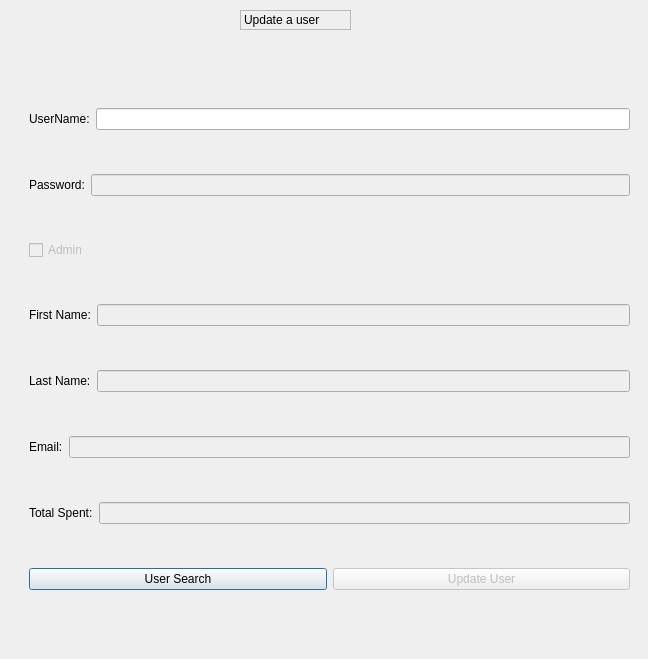
<?xml version="1.0" encoding="UTF-8"?>
<ui version="4.0">
 <class>updateUser</class>
 <widget class="QDialog" name="updateUser">
  <property name="geometry">
   <rect>
    <x>0</x>
    <y>0</y>
    <width>648</width>
    <height>659</height>
   </rect>
  </property>
  <property name="windowTitle">
   <string>Dialog</string>
  </property>
  <widget class="QLabel" name="userUpdateTitle">
   <property name="geometry">
    <rect>
     <x>240</x>
     <y>10</y>
     <width>111</width>
     <height>20</height>
    </rect>
   </property>
   <property name="frameShape">
    <enum>QFrame::StyledPanel</enum>
   </property>
   <property name="frameShadow">
    <enum>QFrame::Raised</enum>
   </property>
   <property name="text">
    <string>Update a user</string>
   </property>
  </widget>
  <widget class="QWidget" name="verticalLayoutWidget">
   <property name="geometry">
    <rect>
     <x>29</x>
     <y>70</y>
     <width>601</width>
     <height>561</height>
    </rect>
   </property>
   <layout class="QVBoxLayout" name="verticalLayout">
    <item>
     <layout class="QHBoxLayout" name="horizontalLayout">
      <item>
       <widget class="QLabel" name="username">
        <property name="text">
         <string>UserName:</string>
        </property>
       </widget>
      </item>
      <item>
       <widget class="QLineEdit" name="usernameInput"/>
      </item>
     </layout>
    </item>
    <item>
     <layout class="QHBoxLayout" name="horizontalLayout_6">
      <item>
       <widget class="QLabel" name="label_2">
        <property name="text">
         <string>Password:</string>
        </property>
       </widget>
      </item>
      <item>
       <widget class="QLineEdit" name="passwordInput">
        <property name="enabled">
         <bool>false</bool>
        </property>
       </widget>
      </item>
     </layout>
    </item>
    <item>
     <layout class="QHBoxLayout" name="horizontalLayout_5">
      <item>
       <widget class="QCheckBox" name="admincheck">
        <property name="enabled">
         <bool>false</bool>
        </property>
        <property name="text">
         <string>Admin</string>
        </property>
       </widget>
      </item>
     </layout>
    </item>
    <item>
     <layout class="QHBoxLayout" name="horizontalLayout_4">
      <item>
       <widget class="QLabel" name="label_4">
        <property name="text">
         <string>First Name:</string>
        </property>
       </widget>
      </item>
      <item>
       <widget class="QLineEdit" name="firstNameinput">
        <property name="enabled">
         <bool>false</bool>
        </property>
       </widget>
      </item>
     </layout>
    </item>
    <item>
     <layout class="QHBoxLayout" name="horizontalLayout_3">
      <item>
       <widget class="QLabel" name="label_5">
        <property name="text">
         <string>Last Name:</string>
        </property>
       </widget>
      </item>
      <item>
       <widget class="QLineEdit" name="lastNameInput">
        <property name="enabled">
         <bool>false</bool>
        </property>
       </widget>
      </item>
     </layout>
    </item>
    <item>
     <layout class="QHBoxLayout" name="horizontalLayout_7">
      <item>
       <widget class="QLabel" name="label_6">
        <property name="text">
         <string>Email:</string>
        </property>
       </widget>
      </item>
      <item>
       <widget class="QLineEdit" name="emailInput">
        <property name="enabled">
         <bool>false</bool>
        </property>
       </widget>
      </item>
     </layout>
    </item>
    <item>
     <layout class="QHBoxLayout" name="horizontalLayout_8">
      <item>
       <widget class="QLabel" name="label_7">
        <property name="text">
         <string>Total Spent:</string>
        </property>
       </widget>
      </item>
      <item>
       <widget class="QLineEdit" name="totalSpent">
        <property name="enabled">
         <bool>false</bool>
        </property>
        <property name="readOnly">
         <bool>true</bool>
        </property>
       </widget>
      </item>
     </layout>
    </item>
    <item>
     <layout class="QHBoxLayout" name="horizontalLayout_2">
      <item>
       <widget class="QPushButton" name="userSearch">
        <property name="text">
         <string>User Search</string>
        </property>
       </widget>
      </item>
      <item>
       <widget class="QPushButton" name="updateUserButton">
        <property name="enabled">
         <bool>false</bool>
        </property>
        <property name="text">
         <string>Update User</string>
        </property>
       </widget>
      </item>
     </layout>
    </item>
   </layout>
  </widget>
 </widget>
 <resources/>
 <connections>
  <connection>
   <sender>userSearch</sender>
   <signal>clicked()</signal>
   <receiver>updateUser</receiver>
   <slot>enableButton()</slot>
   <hints>
    <hint type="sourcelabel">
     <x>178</x>
     <y>597</y>
    </hint>
    <hint type="destinationlabel">
     <x>323</x>
     <y>329</y>
    </hint>
   </hints>
  </connection>
  <connection>
   <sender>userSearch</sender>
   <signal>clicked()</signal>
   <receiver>updateUser</receiver>
   <slot>search()</slot>
   <hints>
    <hint type="sourcelabel">
     <x>178</x>
     <y>597</y>
    </hint>
    <hint type="destinationlabel">
     <x>323</x>
     <y>329</y>
    </hint>
   </hints>
  </connection>
  <connection>
   <sender>updateUserButton</sender>
   <signal>clicked()</signal>
   <receiver>updateUser</receiver>
   <slot>updatedUser()</slot>
   <hints>
    <hint type="sourcelabel">
     <x>480</x>
     <y>597</y>
    </hint>
    <hint type="destinationlabel">
     <x>323</x>
     <y>329</y>
    </hint>
   </hints>
  </connection>
 </connections>
 <slots>
  <slot>updatedUser()</slot>
  <slot>search()</slot>
  <slot>enableButton()</slot>
 </slots>
</ui>
